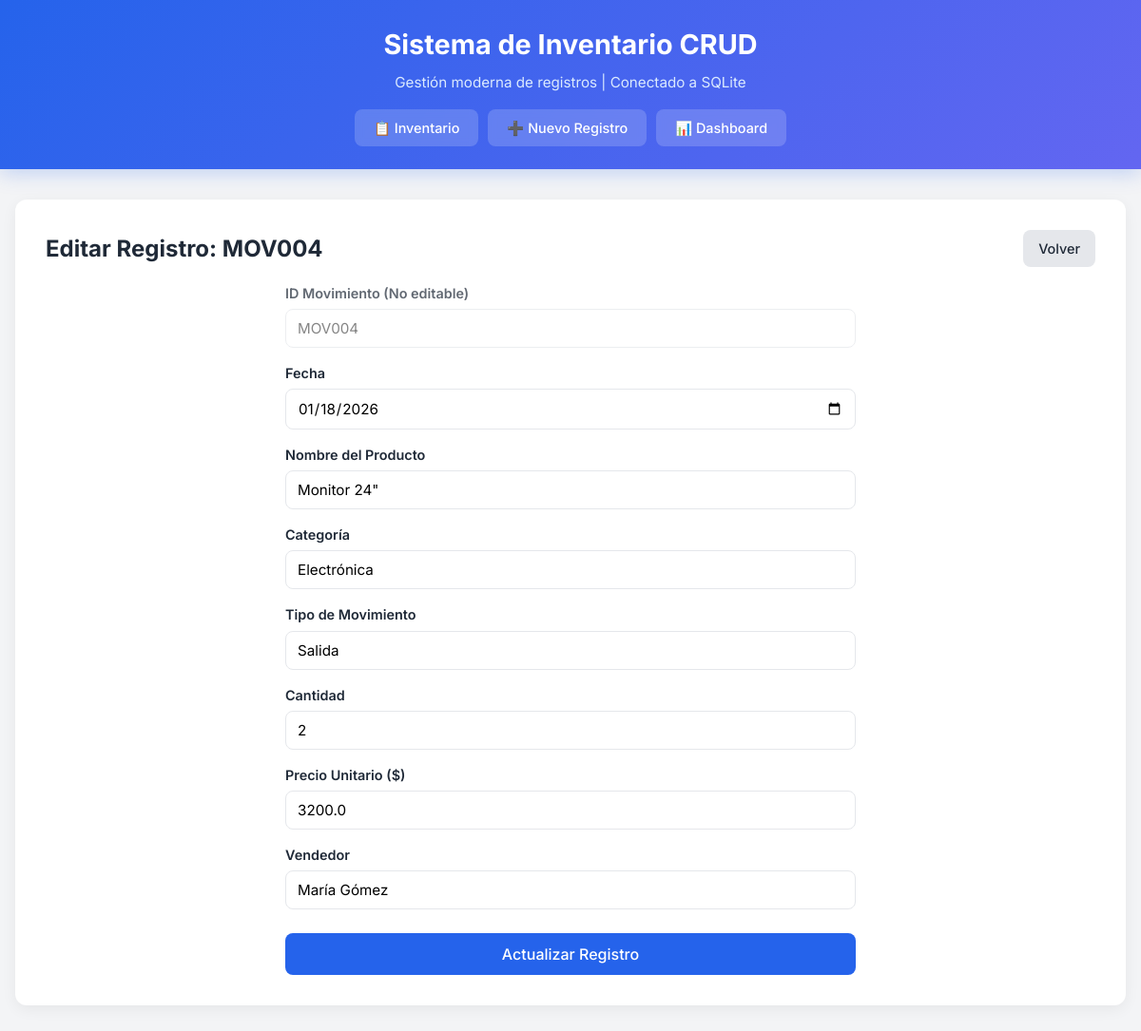
Screenshot of /MOV004/edit with the database file from the repository.
### tables this page shows
CREATE TABLE "inventario" (
"ID_Movimiento" TEXT,
  "Fecha" TEXT,
  "Nombre_Producto" TEXT,
  "Categoria" TEXT,
  "Tipo_Movimiento" TEXT,
  "Cantidad" INTEGER,
  "Precio_Unitario" REAL,
  "Vendedor" TEXT
);

### app.py (the view, shortened to what this page needs)
@app.route('/<string:id_mov>/edit', methods=('GET', 'POST'))
def edit(id_mov):
    conn = get_db_connection()
    item = conn.execute(
        'SELECT * FROM inventario WHERE ID_Movimiento = ?', (id_mov,)
    ).fetchone()
    conn.close()
    return render_template('edit.html', item=item)

### app.py (called while the page is built)
def get_db_connection():
    conn = sqlite3.connect(DB_FILE)
    conn.row_factory = sqlite3.Row
    return conn

### templates/edit.html
{% extends 'layout.html' %}
{% block content %}
<div class="card">
    <div class="header-actions">
        <h2>Editar Registro: {{ item['ID_Movimiento'] }}</h2>
        <a href="{{ url_for('index') }}" class="btn"
            style="background-color: var(--border-color); color: var(--text-dark);">Volver</a>
    </div>
    <form method="POST">
        <div class="form-group" style="opacity: 0.7;">
            <label>ID Movimiento (No editable)</label>
            <input type="text" value="{{ item['ID_Movimiento'] }}" disabled>
        </div>
        <div class="form-group">
            <label for="Fecha">Fecha</label>
            <input type="date" name="Fecha" id="Fecha" value="{{ item['Fecha'] }}" required>
        </div>
        <div class="form-group">
            <label for="Nombre_Producto">Nombre del Producto</label>
            <input type="text" name="Nombre_Producto" id="Nombre_Producto" value="{{ item['Nombre_Producto'] }}"
                required>
        </div>
        <div class="form-group">
            <label for="Categoria">Categoría</label>
            <input type="text" name="Categoria" id="Categoria" value="{{ item['Categoria'] }}" required>
        </div>
        <div class="form-group">
            <label for="Tipo_Movimiento">Tipo de Movimiento</label>
            <input type="text" name="Tipo_Movimiento" id="Tipo_Movimiento" value="{{ item['Tipo_Movimiento'] }}"
                required>
        </div>
        <div class="form-group">
            <label for="Cantidad">Cantidad</label>
            <input type="number" name="Cantidad" id="Cantidad" value="{{ item['Cantidad'] }}" required>
        </div>
        <div class="form-group">
            <label for="Precio_Unitario">Precio Unitario ($)</label>
            <input type="number" step="0.01" name="Precio_Unitario" id="Precio_Unitario"
                value="{{ item['Precio_Unitario'] }}" required>
        </div>
        <div class="form-group">
            <label for="Vendedor">Vendedor</label>
            <input type="text" name="Vendedor" id="Vendedor" value="{{ item['Vendedor'] }}" required>
        </div>
        <button type="submit" class="btn btn-primary"
            style="margin-top: 10px; padding: 12px; font-size: 1rem;">Actualizar Registro</button>
    </form>
</div>
{% endblock %}

### static/style.css (style rules this page uses)
:root { --primary-color: #2563EB; --secondary-color: #1D4ED8; --background-color: #F3F4F6; --white: #FFFFFF; --text-dark: #1F2937; --text-light: #6B7280; --border-color: #E5E7EB; --danger-color: #EF4444; --danger-hover: #DC2626; --indigo: #6366F1; --emerald: #10B981; --amber: #F59E0B; }
* { box-sizing: border-box; margin: 0; padding: 0; font-family: 'Inter', 'Segoe UI', Tahoma, Geneva, Verdana, sans-serif; }
body { background-color: var(--background-color); color: var(--text-dark); line-height: 1.6; }
.card { background: var(--white); border-radius: 12px; box-shadow: 0 4px 16px rgba(0,0,0,0.06); padding: 2rem; margin-bottom: 1.5rem; }
.btn { display: inline-block; padding: 8px 16px; border-radius: 8px; text-decoration: none; font-size: 0.9rem; font-weight: 500; cursor: pointer; border: none; transition: all 0.25s; }
.btn-primary { background-color: var(--primary-color); color: var(--white); }
form { display: flex; flex-direction: column; gap: 15px; max-width: 600px; margin: 0 auto; }
.form-group { display: flex; flex-direction: column; }
label { font-weight: 600; margin-bottom: 5px; font-size: 0.9rem; color: var(--text-dark); }
input[type="text"], input[type="number"], input[type="date"], select { padding: 10px 12px; border: 1.5px solid var(--border-color); border-radius: 8px; font-size: 0.95rem; background: var(--white); transition: border-color 0.3s, box-shadow 0.3s; }
.header-actions { display: flex; justify-content: space-between; align-items: center; margin-bottom: 1rem; }

### rows the page displays
inventario: ID_Movimiento "MOV004", Fecha "01/18/2026", Nombre_Producto "Monitor 24\"", Categoria "Electrónica", Tipo_Movimiento "Salida", Cantidad "2", Precio_Unitario "3200.0", Vendedor "María Gómez"
